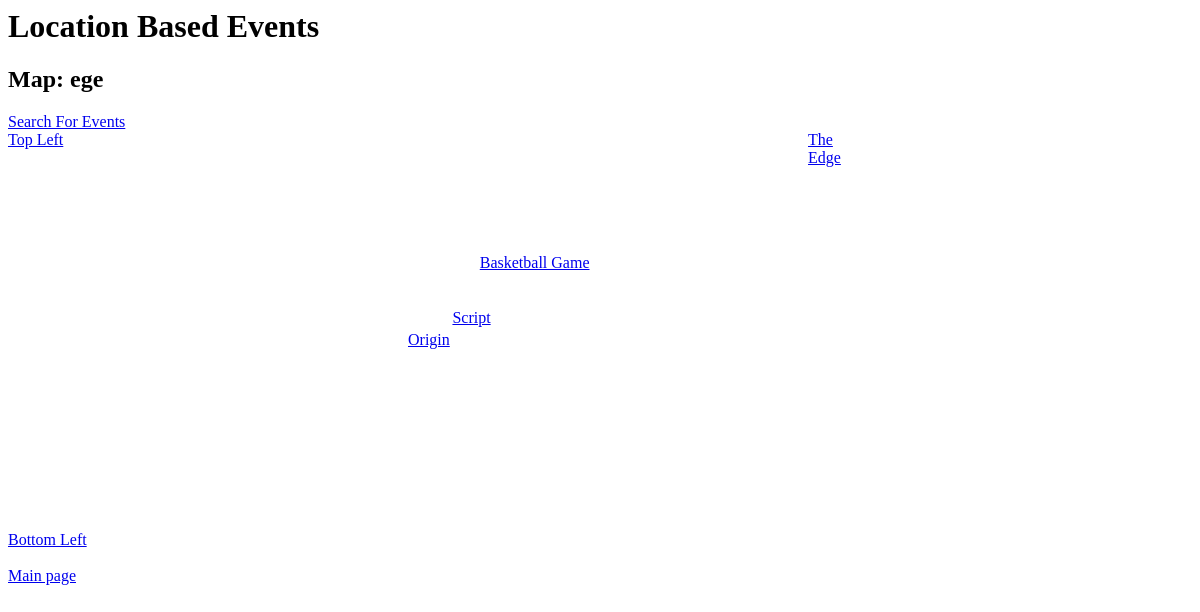
Page /lbevents/detail/1/ on the earlier database version.
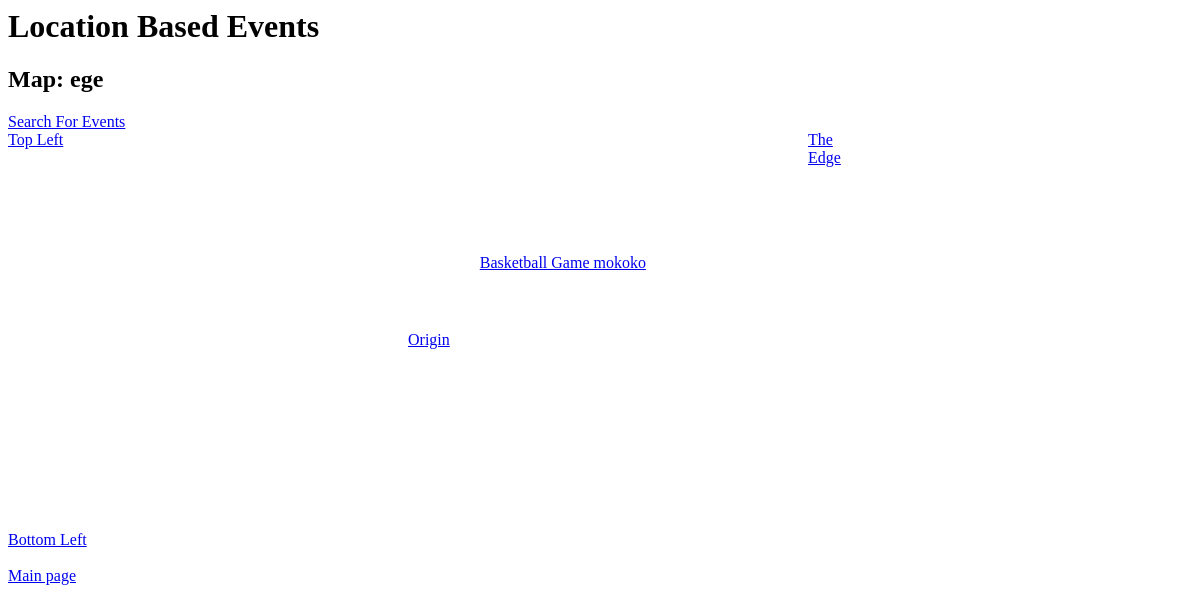
Same page on the later database version.
### lbevents/models.py (models this page shows, shortened)
class Event(models.Model):
	lon = models.DecimalField(max_digits=9, decimal_places=6, validators=[validate_lon])
	lat = models.DecimalField(max_digits=9, decimal_places=6, validators=[validate_lat])
	locname = models.CharField(max_length=256)
	title = models.CharField(max_length=256)
	desc = models.CharField(max_length=256)
	catlist = models.CharField(max_length=256) # catlist is not a list but a string
	stime = models.DateTimeField()
	to = models.DateTimeField()
	timetoann = models.DateTimeField()
	Map = models.ForeignKey(EventMap, on_delete=models.CASCADE)

### lbevents/views.py (the view)
# urls.py: path('detail/<int:mapid>/', views.detail, name='detail'),
def detail(request, mapid = None):
	m = get_object_or_404(EventMap, pk=mapid)
	events = m.event_set.filter(timetoann__lte=time.strftime("%Y-%m-%d %H:%M"))
	ev_infos = {}
	for ev in events:
		px = ev.lon
		py = ev.lat
		eid = ev.id
		title = ev.title
		px = ( (px + 180)/360 )*800
		py = 400 - ( (py + 90)/180 )*400
		ev_infos[eid] = {'px':px, 'py':py, 'title':title}
	try:
		if request.session['attached_id'] == m.id:
			is_attached = True
		else:
			is_attached = False
		return render(request, 'detail.html', {'map':m, 'ev_infos':ev_infos, 'is_attached':is_attached})
	except KeyError:
		return render(request, 'detail.html', {'map':m, 'ev_infos':ev_infos, 'is_attached':False})

### lbevents/templates/detail.html (shortened to what this page needs)
{% extends "base.html" %}
{% block "body" %}
<h2> Map: {{map.name}}</h2>
<a href="{% url 'searchmain' map.id %}">Search For Events</a><br>
<div style="position:relative;width:800px; height:400px;" id={{map.id}}>
{% for id, info in ev_infos.items %}
	<div style="position:absolute; top:{{info.py}}px; left:{{info.px}}px;"><a href="{% url 'evinfo' map.id id %}">{{info.title}}</a></div>
{% endfor %}
</div>
<br>
{% endblock %}

Differences in the rows shown:
removed Event: title "Script"
Other differences:
new list line: "Basketball Game mokoko"
list line gone: "Basketball Game"
